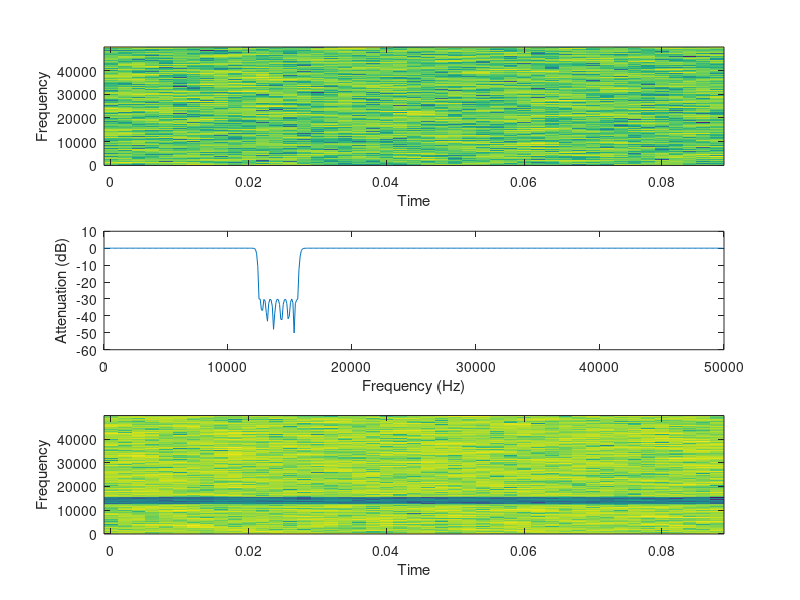

Recreate this plot in MATLAB. (Note: this script raises an error after producing the figure.)
close all;

Fs = 100e3
x = 2e-5*10^(100/20)*randn(1,Fs/10);
xstep=ceil(2*Fs/1000);    # one spectral slice every 20 ms
   window=ceil(10*Fs/1000); # 10 ms data window
subplot(3,1,1);
specgram(x, 2^nextpow2(window), Fs, window, window-xstep);

notchwidth=1/4;
Rs= 30; % dB
fstop1=12.5e3;
fstop2 = fstop1+notchwidth*fstop1		
		
Ws1 = fstop1/(Fs/2)
Ws2 = fstop2/(Fs/2)

Wp1 = 0
Wp2 = 1
Rp=0.5
n=8	
% Find the best order for filter
%[n, Wc] = cheb2ord([Wp1, Wp2], [Ws1, Ws2], Rp, Rs)
% Band pass (Ws1<Wp1<Wp2<Ws2) or band reject (Wp1<Ws1<Ws2<Wp2)
%filter design. Wp gives the edges of the pass band, and Ws gives
%the edges of the stop band.
% [n, Wc] = cheb2ord (1000/(Fs/2), 1200/(Fs/2), 0.5, Rs);
[b, a] = cheby2(n, Rs, [Ws1, Ws2], 'stop');
  # band reject filter with edges pi*Wl and pi*Wh radians
%[b, a] = cheby2 (n, 29, Wc);
subplot(3,1,2)
 [h, w] = freqz (b, a, [], Fs);
 plot (w, 20*log10(abs(h)), ";;");
 ylabel("Attenuation (dB)");
 xlabel("Frequency (Hz)");

subplot(3,1,3)
xx = filter(b,a,x);
specgram(xx, 2^nextpow2(window), Fs, window, window-xstep);

save("/home/eagerm/Work/cnstellate/TV_notch/Notch-sb12.5-0.25oct.dat", "xx");
print("-depsc2","/home/eagerm/Work/thesis/SimpleResponsesChapter/Notch-sb12.5-width0.25oct.eps");
